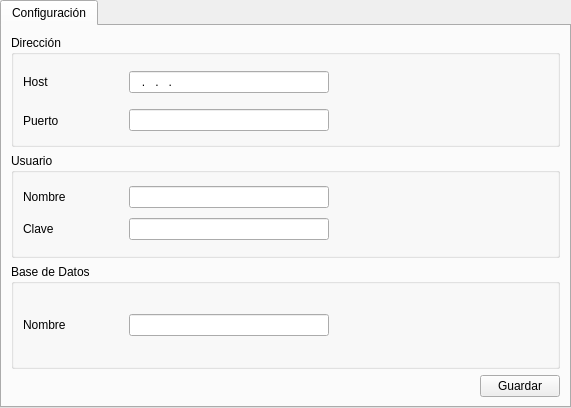
<?xml version="1.0" encoding="UTF-8"?>
<ui version="4.0">
 <class>ui_opciones_base_datos</class>
 <widget class="QTabWidget" name="ui_opciones_base_datos">
  <property name="geometry">
   <rect>
    <x>0</x>
    <y>0</y>
    <width>571</width>
    <height>408</height>
   </rect>
  </property>
  <property name="sizePolicy">
   <sizepolicy hsizetype="Fixed" vsizetype="Fixed">
    <horstretch>0</horstretch>
    <verstretch>0</verstretch>
   </sizepolicy>
  </property>
  <property name="minimumSize">
   <size>
    <width>571</width>
    <height>408</height>
   </size>
  </property>
  <property name="maximumSize">
   <size>
    <width>571</width>
    <height>408</height>
   </size>
  </property>
  <property name="windowTitle">
   <string>Base de Datos</string>
  </property>
  <property name="windowIcon">
   <iconset resource="Icons.qrc">
    <normaloff>:/Iconos/Iconos/RegEdit.png</normaloff>:/Iconos/Iconos/RegEdit.png</iconset>
  </property>
  <property name="currentIndex">
   <number>0</number>
  </property>
  <widget class="QWidget" name="tab">
   <attribute name="title">
    <string>Configuración</string>
   </attribute>
   <layout class="QGridLayout" name="gridLayout_5">
    <item row="0" column="0">
     <layout class="QGridLayout" name="gridLayout_4">
      <item row="0" column="0" colspan="2">
       <widget class="QGroupBox" name="groupBox_address">
        <property name="title">
         <string>Dirección</string>
        </property>
        <layout class="QGridLayout" name="gridLayout">
         <item row="0" column="0">
          <layout class="QHBoxLayout" name="horizontalLayout">
           <item>
            <widget class="QLabel" name="label">
             <property name="minimumSize">
              <size>
               <width>100</width>
               <height>0</height>
              </size>
             </property>
             <property name="maximumSize">
              <size>
               <width>100</width>
               <height>16777215</height>
              </size>
             </property>
             <property name="text">
              <string>Host</string>
             </property>
            </widget>
           </item>
           <item>
            <widget class="QLineEdit" name="lineEdit_host">
             <property name="sizePolicy">
              <sizepolicy hsizetype="Fixed" vsizetype="Fixed">
               <horstretch>0</horstretch>
               <verstretch>0</verstretch>
              </sizepolicy>
             </property>
             <property name="minimumSize">
              <size>
               <width>200</width>
               <height>0</height>
              </size>
             </property>
             <property name="maximumSize">
              <size>
               <width>200</width>
               <height>16777215</height>
              </size>
             </property>
             <property name="layoutDirection">
              <enum>Qt::LeftToRight</enum>
             </property>
             <property name="inputMask">
              <string>000.000.000.000; </string>
             </property>
             <property name="alignment">
              <set>Qt::AlignLeading|Qt::AlignLeft|Qt::AlignVCenter</set>
             </property>
            </widget>
           </item>
          </layout>
         </item>
         <item row="0" column="1" rowspan="2">
          <spacer name="horizontalSpacer_2">
           <property name="orientation">
            <enum>Qt::Horizontal</enum>
           </property>
           <property name="sizeHint" stdset="0">
            <size>
             <width>208</width>
             <height>71</height>
            </size>
           </property>
          </spacer>
         </item>
         <item row="1" column="0">
          <layout class="QHBoxLayout" name="horizontalLayout_2">
           <item>
            <widget class="QLabel" name="label_2">
             <property name="minimumSize">
              <size>
               <width>100</width>
               <height>0</height>
              </size>
             </property>
             <property name="maximumSize">
              <size>
               <width>100</width>
               <height>16777215</height>
              </size>
             </property>
             <property name="text">
              <string>Puerto</string>
             </property>
            </widget>
           </item>
           <item>
            <widget class="QLineEdit" name="lineEdit_puerto">
             <property name="sizePolicy">
              <sizepolicy hsizetype="Fixed" vsizetype="Fixed">
               <horstretch>0</horstretch>
               <verstretch>0</verstretch>
              </sizepolicy>
             </property>
             <property name="minimumSize">
              <size>
               <width>200</width>
               <height>0</height>
              </size>
             </property>
             <property name="maximumSize">
              <size>
               <width>200</width>
               <height>16777215</height>
              </size>
             </property>
             <property name="maxLength">
              <number>10</number>
             </property>
            </widget>
           </item>
          </layout>
         </item>
        </layout>
        <zorder></zorder>
        <zorder></zorder>
        <zorder></zorder>
        <zorder>horizontalSpacer_2</zorder>
       </widget>
      </item>
      <item row="1" column="0" colspan="2">
       <widget class="QGroupBox" name="groupBox_user">
        <property name="title">
         <string>Usuario</string>
        </property>
        <layout class="QGridLayout" name="gridLayout_2">
         <item row="0" column="0">
          <layout class="QHBoxLayout" name="horizontalLayout_3">
           <item>
            <widget class="QLabel" name="label_4">
             <property name="minimumSize">
              <size>
               <width>100</width>
               <height>0</height>
              </size>
             </property>
             <property name="maximumSize">
              <size>
               <width>100</width>
               <height>16777215</height>
              </size>
             </property>
             <property name="text">
              <string>Nombre</string>
             </property>
            </widget>
           </item>
           <item>
            <widget class="QLineEdit" name="lineEdit_usuario">
             <property name="sizePolicy">
              <sizepolicy hsizetype="Fixed" vsizetype="Fixed">
               <horstretch>0</horstretch>
               <verstretch>0</verstretch>
              </sizepolicy>
             </property>
             <property name="minimumSize">
              <size>
               <width>200</width>
               <height>0</height>
              </size>
             </property>
             <property name="maximumSize">
              <size>
               <width>200</width>
               <height>16777215</height>
              </size>
             </property>
            </widget>
           </item>
          </layout>
         </item>
         <item row="0" column="1" rowspan="2">
          <spacer name="horizontalSpacer_3">
           <property name="orientation">
            <enum>Qt::Horizontal</enum>
           </property>
           <property name="sizeHint" stdset="0">
            <size>
             <width>208</width>
             <height>20</height>
            </size>
           </property>
          </spacer>
         </item>
         <item row="1" column="0">
          <layout class="QHBoxLayout" name="horizontalLayout_4">
           <item>
            <widget class="QLabel" name="label_5">
             <property name="minimumSize">
              <size>
               <width>100</width>
               <height>0</height>
              </size>
             </property>
             <property name="maximumSize">
              <size>
               <width>100</width>
               <height>16777215</height>
              </size>
             </property>
             <property name="text">
              <string>Clave</string>
             </property>
            </widget>
           </item>
           <item>
            <widget class="QLineEdit" name="lineEdit_clave">
             <property name="sizePolicy">
              <sizepolicy hsizetype="Fixed" vsizetype="Fixed">
               <horstretch>0</horstretch>
               <verstretch>0</verstretch>
              </sizepolicy>
             </property>
             <property name="minimumSize">
              <size>
               <width>200</width>
               <height>0</height>
              </size>
             </property>
             <property name="maximumSize">
              <size>
               <width>200</width>
               <height>16777215</height>
              </size>
             </property>
             <property name="echoMode">
              <enum>QLineEdit::Password</enum>
             </property>
            </widget>
           </item>
          </layout>
         </item>
        </layout>
        <zorder>groupBox_address</zorder>
        <zorder></zorder>
        <zorder></zorder>
        <zorder>horizontalSpacer_3</zorder>
       </widget>
      </item>
      <item row="2" column="0" colspan="2">
       <widget class="QGroupBox" name="groupBox_db">
        <property name="title">
         <string>Base de Datos</string>
        </property>
        <layout class="QGridLayout" name="gridLayout_3">
         <item row="0" column="0">
          <layout class="QHBoxLayout" name="horizontalLayout_5">
           <item>
            <widget class="QLabel" name="label_3">
             <property name="sizePolicy">
              <sizepolicy hsizetype="Fixed" vsizetype="Fixed">
               <horstretch>0</horstretch>
               <verstretch>0</verstretch>
              </sizepolicy>
             </property>
             <property name="minimumSize">
              <size>
               <width>100</width>
               <height>0</height>
              </size>
             </property>
             <property name="maximumSize">
              <size>
               <width>100</width>
               <height>16777215</height>
              </size>
             </property>
             <property name="text">
              <string>Nombre</string>
             </property>
            </widget>
           </item>
           <item>
            <widget class="QLineEdit" name="lineEdit_nombre_db">
             <property name="sizePolicy">
              <sizepolicy hsizetype="Fixed" vsizetype="Fixed">
               <horstretch>0</horstretch>
               <verstretch>0</verstretch>
              </sizepolicy>
             </property>
             <property name="minimumSize">
              <size>
               <width>200</width>
               <height>0</height>
              </size>
             </property>
             <property name="maximumSize">
              <size>
               <width>200</width>
               <height>16777215</height>
              </size>
             </property>
             <property name="text">
              <string/>
             </property>
            </widget>
           </item>
          </layout>
         </item>
         <item row="0" column="1">
          <spacer name="horizontalSpacer_4">
           <property name="orientation">
            <enum>Qt::Horizontal</enum>
           </property>
           <property name="sizeHint" stdset="0">
            <size>
             <width>208</width>
             <height>20</height>
            </size>
           </property>
          </spacer>
         </item>
        </layout>
       </widget>
      </item>
      <item row="3" column="0">
       <spacer name="horizontalSpacer">
        <property name="orientation">
         <enum>Qt::Horizontal</enum>
        </property>
        <property name="sizeHint" stdset="0">
         <size>
          <width>348</width>
          <height>20</height>
         </size>
        </property>
       </spacer>
      </item>
      <item row="3" column="1">
       <widget class="QPushButton" name="pushButton_guardar">
        <property name="text">
         <string>Guardar</string>
        </property>
       </widget>
      </item>
     </layout>
    </item>
   </layout>
  </widget>
 </widget>
 <resources>
  <include location="Icons.qrc"/>
 </resources>
 <connections/>
</ui>
